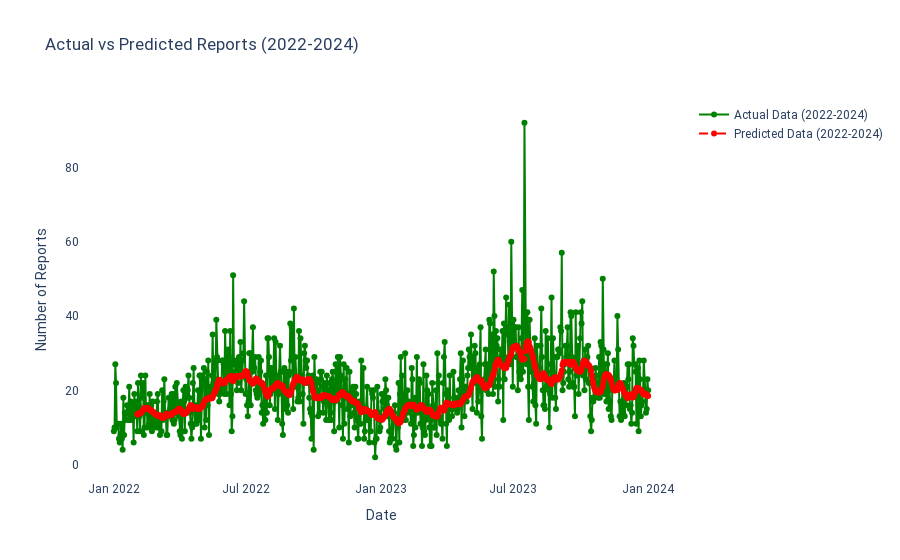

Write notebook code for a chart like this one.
### Code cell
# Filter data from 2022-2024 for actual and predicted values
test_data_2022_2024 = test_data[test_data['date'].between('2022-01-01', '2024-12-31')]

# Initialize a figure
fig = go.Figure()

# Plot the actual data from 2022-2024
fig.add_trace(go.Scatter(
    x=test_data_2022_2024['date'],
    y=test_data_2022_2024['num_reports'],
    mode='lines+markers',
    name='Actual Data (2022-2024)',
    line=dict(color='green')
))

# Plot the predicted data from 2022-2024
fig.add_trace(go.Scatter(
    x=test_data_2022_2024['date'],
    y=test_data_2022_2024['predictions'],
    mode='lines+markers',
    name='Predicted Data (2022-2024)',
    line=dict(color='red', dash='dash')  # Dashed line for predictions
))

# Update the layout
fig.update_layout(
    title='Actual vs Predicted Reports (2022-2024)',
    xaxis=dict(title='Date'),
    yaxis=dict(title='Number of Reports'),
    font=dict(family='Roboto'),
    plot_bgcolor='white',
    paper_bgcolor='white'
)

fig.show()

### Figure 1 — Plotly figure (JSON) as saved in the notebook; plotly's stock layout.template omitted (floating-point values rounded to 4 significant figures; data arrays with more than 128 entries replaced by an {"elided": "..."} marker saying what was removed)
{"data": [{"line": {"color": "green"}, "mode": "lines+markers", "name": "Actual Data (2022-2024)", "type": "scatter", "x": {"elided": "731 str values"}, "y": {"elided": "731 int values"}}, {"line": {"color": "red", "dash": "dash"}, "mode": "lines+markers", "name": "Predicted Data (2022-2024)", "type": "scatter", "x": {"elided": "731 str values"}, "y": {"elided": "731 float values"}}], "layout": {"font": {"family": "Roboto"}, "paper_bgcolor": "white", "plot_bgcolor": "white", "title": {"text": "Actual vs Predicted Reports (2022-2024)"}, "xaxis": {"title": {"text": "Date"}}, "yaxis": {"title": {"text": "Number of Reports"}}}}
